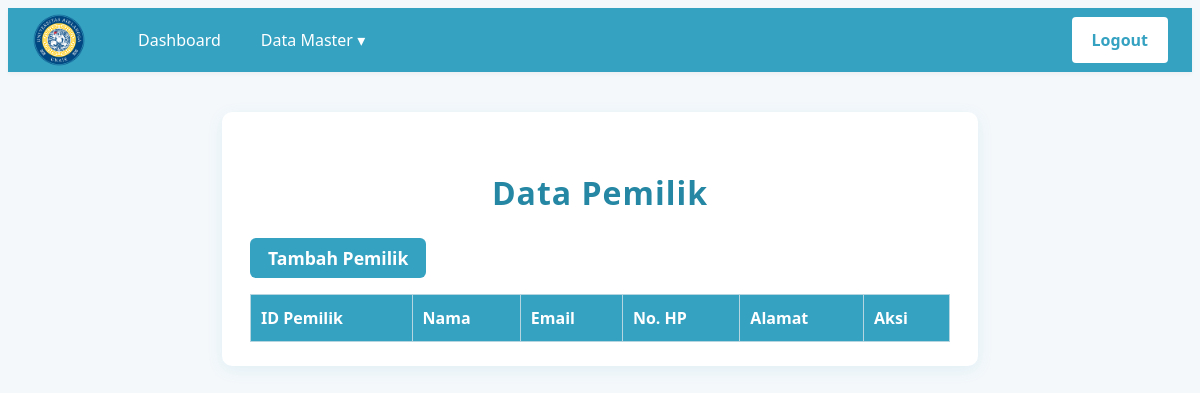
The page /roles/medis/pemeriksaan/PemilikView.php (signed in) on the database as committed earlier.
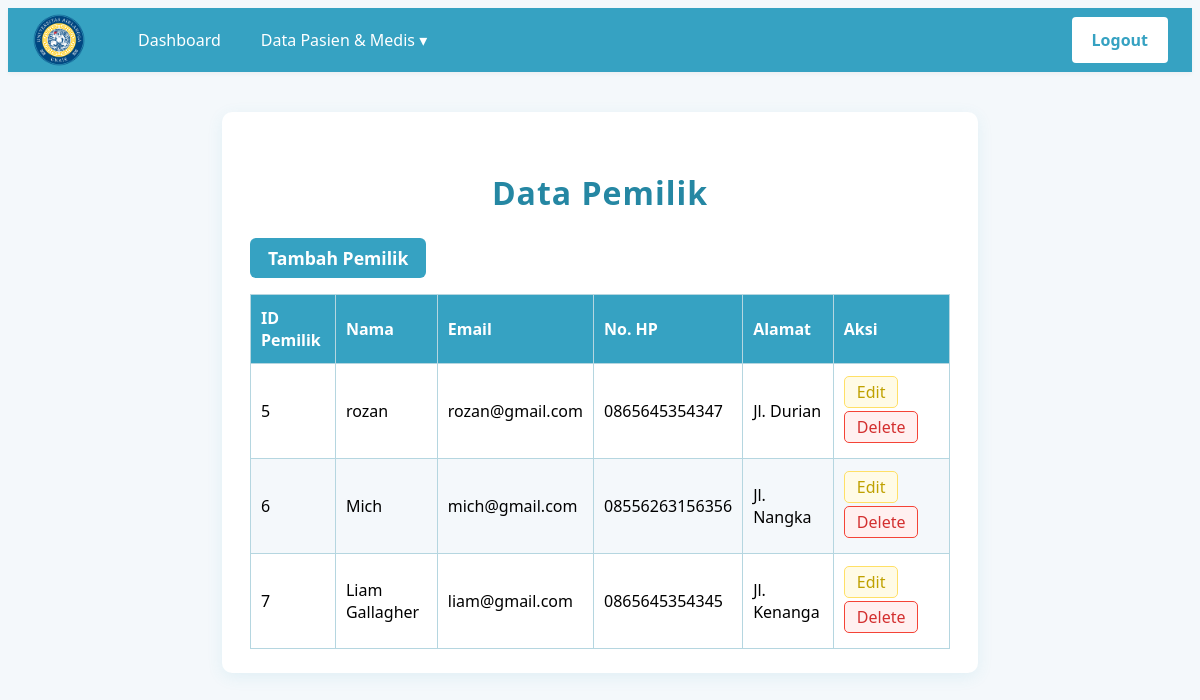
The same page on the database as committed later.
### tables this page shows
CREATE TABLE `pemilik` (
  `idpemilik` int NOT NULL,
  `no_wa` varchar(45) DEFAULT NULL,
  `alamat` varchar(100) DEFAULT NULL,
  `iduser` bigint NOT NULL
);

CREATE TABLE `user` (
  `iduser` bigint NOT NULL,
  `nama` varchar(500) NOT NULL,
  `email` varchar(200) NOT NULL,
  `password` varchar(300) NOT NULL
);

### databases/koneksi.php (called while the page is built, shortened)
<?php
class Database {
	private $host;
	private $user;
	private $pass;
	private $db;
	private $conn;
	public function __construct(
		$host = 'localhost',
		$user = 'root',
		$pass = '',
		$db   = 'kuliah_wf_2025'
	) {
		$this->host = $host;
		$this->user = $user;
		$this->pass = $pass;
		$this->db   = $db;
	}
	private function connect() {
		$this->conn = new mysqli($this->host, $this->user, $this->pass, $this->db);
	}
	public function select($query, $params = [], $types = '') {
		$stmt = $this->conn->prepare($query);
		$stmt->execute();
		$result = $stmt->get_result();
		$data = $result ? $result->fetch_all(MYSQLI_ASSOC) : [];
		return $data;
	}
	public function closeConnection() {
		if ($this->conn) {
			$this->conn = null;
		}
	}
}
?>

### controllers/PemilikController.php (called while the page is built, shortened)
<?php
class PemilikController {
    public function __construct() {
        $this->loadAll();
    }
    public function loadAll() {
        $db = new Database();
        $sql = "SELECT p.idpemilik, u.nama, u.email, p.no_wa, p.alamat FROM pemilik p JOIN user u ON p.iduser = u.iduser";
        $result = $db->select($sql);
    }
}

### roles/medis/pemeriksaan/PemilikView.php (the view, shortened to what this page needs)
<?php
require_once __DIR__ . '/../../../controllers/PemilikController.php';
class DataPemilikView {
    public $pemilikList;
    public function __construct($pemilikList) {
        $this->pemilikList = $pemilikList;
    }
    public function render() {
?>
        <!DOCTYPE html>
        <html lang="id">
        <head>
            <link rel="stylesheet" href="../../../assets/css/pemilik.css?v=<?php echo time(); ?>">
        </head>
        <body>
            <?php include('../../../views/partials/menu.php'); ?>
            <div class="pemilik-table-container">
                <h2>Data Pemilik</h2>
                <a href="TambahPemilikView.php" class="tambah-pemilik-btn">Tambah Pemilik</a>
                <table class="pemilik-table">
                    <thead>
                        <tr>
                            <th>ID Pemilik</th>
                            <th>Nama</th>
                            <th>Email</th>
                            <th>No. HP</th>
                            <th>Alamat</th>
                            <th>Aksi</th>
                        </tr>
                    </thead>
                    <tbody>
                        <?php foreach ($this->pemilikList as $pemilik) : ?>
                            <tr>
                                <td><?php echo htmlspecialchars($pemilik['idpemilik']); ?></td>
                                <td><?php echo htmlspecialchars($pemilik['nama']); ?></td>
                                <td><?php echo htmlspecialchars($pemilik['email']); ?></td>
                                <td><?php echo htmlspecialchars($pemilik['no_wa']); ?></td>
                                <td><?php echo htmlspecialchars($pemilik['alamat']); ?></td>
                                <td>
                                    <a href="EditPemilikView.php?id=<?php echo urlencode($pemilik['idpemilik']); ?>" class="aksi-btn aksi-edit">Edit</a>
                                    <a href="DeletePemilikView.php?id=<?php echo urlencode($pemilik['idpemilik']); ?>" class="aksi-btn aksi-delete">Delete</a>
                                </td>
                            </tr>
                        <?php endforeach; ?>
                    </tbody>
<?php
        return ob_get_clean();
    }
}
$controller = new PemilikController();
$pemilikList = $controller->pemilikList;
$view = new DataPemilikView($pemilikList);
echo $view->render();

### views/partials/menu.php (shortened to what this page needs)
<?php
$role = $_SESSION['user']['role_aktif'] ?? null;
$base = (strpos($_SERVER['SCRIPT_NAME'], '/roles/') !== false) ? '../../../' : '../';
?>
<nav style="background:#36a2c2;padding:0;box-shadow:0 2px 4px rgba(0,0,0,0.04);">
    <link rel="stylesheet" href="<?php echo $base; ?>assets/css/menu.css">
    <div class="navbar-rshp">
        <div style="display:flex; align-items:center; gap:18px;">
            <img src="<?php echo $base; ?>assets/img/uner.png" alt="Logo UNER" class="navbar-logo" />
            <ul style="margin:0; padding:0;">
                <?php if ($role == 1):
                ?>
                    <li>
                        <a href="/roles/admin/dashboard.php">Dashboard</a>
                    </li>
                    <li class="dropdown">
                        <a href="#">Data Master &#9662;</a>
                    </li>
                <?php elseif ($role == 2):
                ?>
                    <li>
                        <a href="/roles/medis/dashboard_dokter.php">Dashboard</a>
                    </li>
                    <li class="dropdown">
                        <a href="#">Data Pasien & Medis &#9662;</a>
                    </li>
                <?php endif; ?>
            </ul>
        </div>
        <ul>
            <li>
                <a href="/views/auth/logout.php" class="logout">Logout</a>
            </li>
        </ul>
    </div>
</nav>

### assets/css/pemilik.css (style rules this page uses)
body { background: #f4f8fb; font-family: 'Segoe UI', Arial, sans-serif; }
.pemilik-table-container { max-width: 700px; margin: 40px auto 0 auto; background: #fff; padding: 32px 28px 24px 28px; border-radius: 10px; box-shadow: 0 4px 16px rgba(54, 162, 194, 0.10); }
.pemilik-table-container h2 { color: #2587a3; text-align: center; margin-bottom: 24px; font-size: 2em; font-weight: 700; letter-spacing: 1px; width: 100%; }
.tambah-pemilik-btn { display: inline-block; background: #36a2c2; color: #fff; padding: 8px 18px; border-radius: 6px; text-decoration: none; font-weight: 600; margin-bottom: 16px; transition: background 0.2s; font-size: 1.1em; }
.pemilik-table { width: 100%; border-collapse: collapse; background: #fff; }
.pemilik-table th, .pemilik-table td { border: 1px solid #b5d6e0; padding: 12px 10px; text-align: left; font-size: 1em; font-family: 'Segoe UI', Arial, sans-serif; }
.pemilik-table th { background: #36a2c2; color: #fff; font-weight: 700; }
.pemilik-table tr:nth-child(even) { background: #f4f8fb; }
.aksi-btn { text-decoration: none; font-weight: 500; padding: 4px 12px; border-radius: 5px; transition: background 0.18s, color 0.18s; margin-bottom: 3px; margin-right: 8px; display: inline-block; font-size: 1em; border: none; cursor: pointer; }
.aksi-edit { background: #fffbe6; color: #bfa100; border: 1.5px solid #ffe066; }
.aksi-delete { background: #fff0f0; color: #d32f2f; border: 1.5px solid #f44336; }

### assets/css/menu.css (style rules this page uses)
.navbar-rshp { display: flex; align-items: center; justify-content: space-between; max-width: 1200px; margin: 0 auto; padding: 0 24px; height: 64px; }
.navbar-rshp ul { list-style: none; display: flex; align-items: center; margin: 0; padding: 0; }
.navbar-rshp li { position: relative; }
.navbar-rshp a { display: block; padding: 12px 20px; color: #fff; text-decoration: none; font-weight: 500; border-radius: 4px; transition: background 0.2s; }
.navbar-rshp .logout { margin-left: 32px; background: #fff; color: #36a2c2; font-weight: bold; border-radius: 4px; transition: background 0.2s, color 0.2s; }
.navbar-logo { height: 54px; width: 54px; margin-right: 14px; padding: 0; background: none; border-radius: 0; box-shadow: none; border: none; object-fit: contain; }

Rows that differ between the two databases and show on the page:
added pemilik: idpemilik "5", iduser.nama "rozan", iduser.email "rozan@gmail.com", no_wa "0865645354347", alamat "Jl. Durian"
added pemilik: idpemilik "6", iduser.nama "Mich", iduser.email "mich@gmail.com", no_wa "08556263156356", alamat "Jl. Nangka"
added pemilik: idpemilik "7", iduser.nama "Liam Gallagher", iduser.email "liam@gmail.com", no_wa "0865645354345", alamat "Jl. Kenanga"
Other text that changed with them:
text no longer shown: "Data Master ▾"
text now shown: "Data Pasien & Medis ▾"
